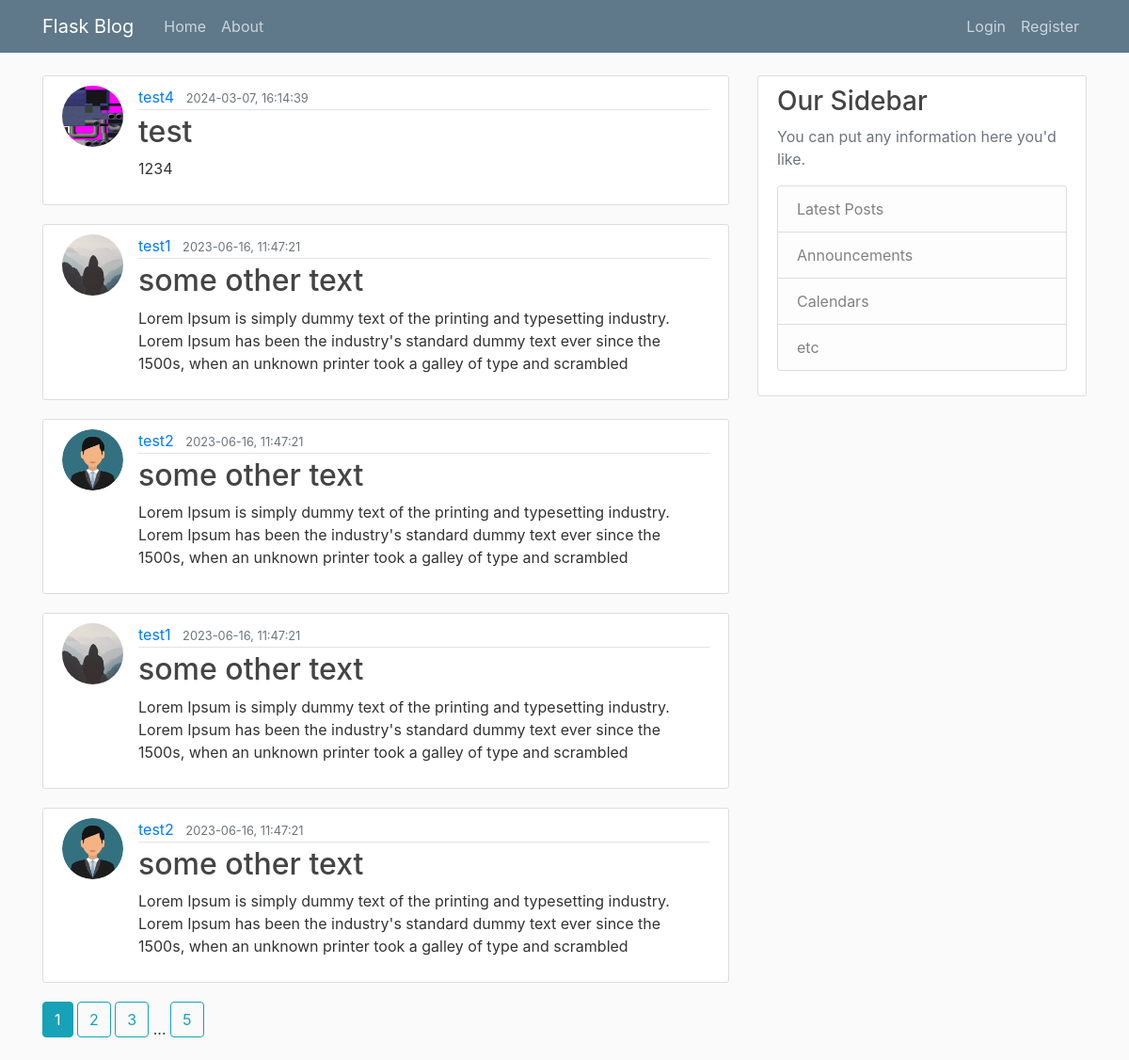
The page / on the database its author committed.
### flaskblog/models.py (models this page shows, shortened)
class Post(db.Model):
    id = db.Column(db.Integer, primary_key=True)
    title = db.Column(db.String(100), nullable=False)
    date_posted = db.Column(db.DateTime, nullable=False, default=datetime.utcnow)
    content = db.Column(db.Text, nullable=False)
    user_id = db.Column(db.Integer, db.ForeignKey('user.id'), nullable=False)

class User(db.Model, UserMixin):
    id = db.Column(db.Integer, primary_key=True)
    username = db.Column(db.String(20), unique=True, nullable=False)
    email = db.Column(db.String(120), unique=True, nullable=False)
    image_file = db.Column(db.String(20), nullable=False, default='default.jpg')
    password = db.Column(db.String(60), nullable=False)
    posts = db.relationship('Post', backref='author', lazy=True)

### flaskblog/routes.py (the view)
@app.route("/")  # decorator for router track / page
def home():
    page = request.args.get('page', 1, type=int)
    posts = Post.query.order_by(Post.date_posted.desc()).paginate(page=page, per_page=5)
    return render_template('home.html', posts=posts)

### flaskblog/templates/home.html
{% extends "layout.html" %}
{% block content %}
{% for post in posts.items %}
<article class="media content-section">
    <img class="rounded-circle article-img"
         src="{{ url_for('static', filename='profile_pics/' + post.author.image_file) }}">
    <div class="media-body">
        <div class="article-metadata">
            <a class="mr-2" href="{{ url_for('user_posts', username=post.author.username) }}">{{ post.author.username }}</a>
            <small class="text-muted">{{ post.date_posted.strftime('%Y-%m-%d, %H:%M:%S') }}</small>
        </div>
        <h2><a class="article-title" href="{{ url_for('post', post_id=post.id) }}">{{ post.title }}</a></h2>
        <p class="article-content">{{ post.content }}</p>
    </div>
</article>
{% endfor %}
{% for page_num in posts.iter_pages(left_edge=1, right_edge=1, left_current=1, right_current=2) %}
    {% if page_num %}
        {% if posts.page == page_num %}
            <a class="btn btn-info mb-4" href="{{ url_for('home', page=page_num) }}">{{page_num}}</a>
        {% else %}
            <a class="btn btn-outline-info mb-4" href="{{ url_for('home', page=page_num) }}">{{page_num}}</a>
        {% endif %}
    {% else %}
        ...
    {% endif %}
{% endfor %}
{% endblock content %}

### flaskblog/templates/layout.html (shortened to what this page needs)
<!doctype html>
<html lang="en">
<head>
    <link rel="stylesheet" href="https://cdn.jsdelivr.net/npm/bootstrap@4.0.0/dist/css/bootstrap.min.css">
    <link rel="stylesheet" type="text/css" href="{{ url_for('static', filename='main.css') }}">
</head>
<body>
    <header class="site-header">
      <nav class="navbar navbar-expand-md navbar-dark bg-steel fixed-top">
        <div class="container">
          <a class="navbar-brand mr-4" href="/">Flask Blog</a>
          <div class="collapse navbar-collapse" id="navbarToggle">
            <div class="navbar-nav mr-auto">
              <a class="nav-item nav-link" href="{{ url_for('home') }}">Home</a>
              <a class="nav-item nav-link" href="{{ url_for('about') }}">About</a>
            </div>
            <div class="navbar-nav">
                {% if current_user.is_authenticated %}
                  <a class="nav-item nav-link" href="{{ url_for('new_post') }}">New Post</a>
                  <a class="nav-item nav-link" href="{{ url_for('account') }}">Account</a>
                  <a class="nav-item nav-link" href="{{ url_for('logout') }}">Logout</a>
                {% else %}
                  <a class="nav-item nav-link" href="{{ url_for('login') }}">Login</a>
                  <a class="nav-item nav-link" href="{{ url_for('register') }}">Register</a>
                {% endif %}
            </div>
          </div>
        </div>
      </nav>
    </header>
    <main role="main" class="container">
      <div class="row">
        <div class="col-md-8">
          {% block content %}{% endblock %}
        </div>
        <div class="col-md-4">
          <div class="content-section">
            <h3>Our Sidebar</h3>
            <p class='text-muted'>You can put any information here you'd like.
              <ul class="list-group">
                <li class="list-group-item list-group-item-light">Latest Posts</li>
                <li class="list-group-item list-group-item-light">Announcements</li>
                <li class="list-group-item list-group-item-light">Calendars</li>
                <li class="list-group-item list-group-item-light">etc</li>
              </ul>
            </p>
          </div>
        </div>
      </div>
    </main>
</body>
</html>

### flaskblog/static/main.css (style rules this page uses)
body { background: #fafafa; color: #333333; margin-top: 5rem; }
h1, h2, h3, h4, h5, h6 { color: #444444; }
.bg-steel { background-color: #5f788a; }
.site-header .navbar-nav .nav-link { color: #cbd5db; }
.content-section { background: #ffffff; padding: 10px 20px; border: 1px solid #dddddd; border-radius: 3px; margin-bottom: 20px; }
.article-title { color: #444444; }
.article-content { white-space: pre-line; }
.article-img { height: 65px; width: 65px; margin-right: 16px; }
.article-metadata { padding-bottom: 1px; margin-bottom: 4px; border-bottom: 1px solid #e3e3e3 }

### rows shown on the page
Post: image_file (picture), author.username "test4", date_posted "2024-03-07, 16:14:39", title "test", content "1234"
Post: image_file (placeholder picture), author.username "test1", date_posted "2023-06-16, 11:47:21", title "some other text", content "Lorem Ipsum is simply dummy text of the printing and typesetting industry. Lorem Ipsum has been the industry's standard dummy text ever since the 1500s, when an unknown printer took a galley of type and scrambled"
Post: image_file (picture), author.username "test2", date_posted "2023-06-16, 11:47:21", title "some other text", content "Lorem Ipsum is simply dummy text of the printing and typesetting industry. Lorem Ipsum has been the industry's standard dummy text ever since the 1500s, when an unknown printer took a galley of type and scrambled"
Post: image_file (placeholder picture), author.username "test1", date_posted "2023-06-16, 11:47:21", title "some other text", content "Lorem Ipsum is simply dummy text of the printing and typesetting industry. Lorem Ipsum has been the industry's standard dummy text ever since the 1500s, when an unknown printer took a galley of type and scrambled"
Post: image_file (picture), author.username "test2", date_posted "2023-06-16, 11:47:21", title "some other text", content "Lorem Ipsum is simply dummy text of the printing and typesetting industry. Lorem Ipsum has been the industry's standard dummy text ever since the 1500s, when an unknown printer took a galley of type and scrambled"

### other values the page prints
{{ page_num }} "1"
{{ page_num }} "2" "3" "5"
